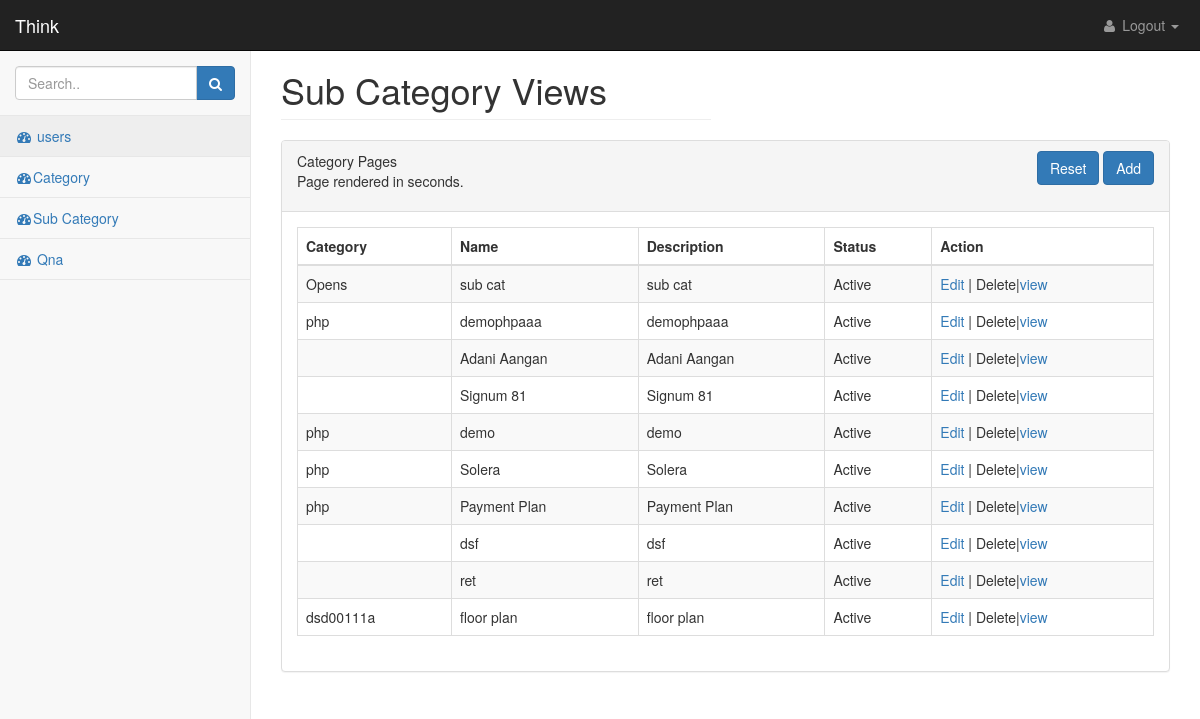
Screenshot of /backend/sub_category/index.php with the database file from the repository.
### tables this page shows
CREATE TABLE `sub_category` (
  `id` int(11) NOT NULL,
  `category_id` int(11) NOT NULL,
  `name` text,
  `slug` varchar(250) DEFAULT NULL,
  `descriptions` text NOT NULL,
  `images` varchar(250) DEFAULT NULL,
  `title` varchar(250) DEFAULT NULL,
  `content` text,
  `meta_title` varchar(1250) DEFAULT NULL,
  `meta_descriptions` varchar(1250) DEFAULT NULL,
  `meta_keyword` varchar(1250) DEFAULT NULL,
  `status` int(11) DEFAULT NULL,
  `created` int(11) DEFAULT NULL,
  `modified` int(11) DEFAULT NULL
);

### backend/sub_category/index.php (the view, shortened to what this page needs)
<!DOCTYPE html>
<?php
$local = $_SERVER['DOCUMENT_ROOT'];
if($_SERVER['HTTP_HOST'] == "localhost"){
    $path = HTTP_HOST.'/mysite/';
}else{
     include($local."/constant/constant.php");
     include($local."/connectiondb/connect.php");
     $path = HTTP_HOST.'/';
}
    $sql = "SELECT * FROM sub_category where status !=2 order by id desc limit 10";
    $result = mysqli_query($conn, $sql);
    $sub_categorys = mysqli_fetch_all($result,MYSQLI_ASSOC);
    $sql = "SELECT id,name FROM category where status !=2 order by id desc";
    $result = mysqli_query($conn, $sql);
    $categorys = mysqli_fetch_all($result,MYSQLI_ASSOC);
    $categoryName = array();
    foreach ($categorys as $key => $value) {
            $category_id = $value['id'];
            $category_name = $value['name'];
            $categoryName[$category_id] = $category_name;
    }
?>
<html lang="en">
    <head>
      <link href="<?php echo $path; ?>admin/css/bootstrap.min.css" rel="stylesheet">
        <link href="<?php echo $path; ?>admin/css/metisMenu.min.css" rel="stylesheet">
        <link href="<?php echo $path; ?>admin/css/startmin.css" rel="stylesheet">
        <link href="<?php echo $path; ?>admin/css/font-awesome.min.css" rel="stylesheet" type="text/css">
    </head>
    <body>
        <div id="wrapper">
            <nav class="navbar navbar-inverse navbar-fixed-top" role="navigation">
                <div class="navbar-header">
                    <a class="navbar-brand" href="">Think</a>
                </div>
                <ul class="nav navbar-right navbar-top-links">
                    <li class="dropdown">
                        <a class="dropdown-toggle" data-toggle="dropdown" >
                            <i class="fa fa-user fa-fw"></i> Logout <b class="caret"></b>
                        </a>
                    </li>
                </ul>
                <div class="navbar-default sidebar" role="navigation">
                    <div class="sidebar-nav navbar-collapse">
                        <ul class="nav" id="side-menu">
                            <li class="sidebar-search">
                                <div class="input-group custom-search-form">
                                    <input type="text" class="form-control" placeholder="Search..">
                                    <span class="input-group-btn">
                                        <button class="btn btn-primary" type="button">
                                            <i class="fa fa-search"></i>
                                        </button>
                                </span>
                                </div>
                            </li>
                             <li>
                                <a href="<?php echo $path; ?>backend/users/" class="active"><i class="fa fa-dashboard fa-fw"></i> users</a>
                            </li>
                             <li>
                                <a href="<?php echo $path; ?>backend/category/" class=""><i class="fa fa-dashboard fa-fw"></i>Category</a>
                            </li>
                             <li>
                                <a href="<?php echo $path; ?>backend/sub_category/" class=""><i class="fa fa-dashboard fa-fw"></i>Sub Category</a>
                            </li>
                           <li>
                                <a href="<?php echo $path; ?>backend/qna/" class=""><i class="fa fa-dashboard fa-fw"></i> Qna</a>
                            </li>
                        </ul>
                    </div>
                </div>
            </nav>
            <div id="page-wrapper">
                <div class="row">
                    <div class="col-lg-6">
                        <h1 class="page-header">Sub Category Views</h1>
                    </div>
                </div>
                <div class="row">
                    <div class="col-lg-12">
                        <div class="panel panel-default">
                            <div class="panel-heading">
                                <div class="row">
                                <div class="col-lg-6">
                                Category Pages
                                <p class="footer">Page rendered in <strong></strong> seconds. </p>
                                </div>
                                    <div class="col-lg-6" style="text-align: right;">
                        <a href=""><button type="button" class="btn btn-primary">Reset</button></a>
                      <a href="add.php"><button type="button" class="btn btn-primary">Add</button></a>
                    </div>
                                </div>
                            </div>
                            <div class="panel-body">
                                <div class="dataTable_wrapper">
                                    <table class="table table-striped table-bordered table-hover" id="">
                                        <thead>
                                            <tr><th>Category</th>
                                                <th>Name</th>
                                                <th>Description</th>
                                                <th>Status</th>
                                                <th>Action</th>
                                            </tr>
                                        </thead>
                                        <tbody>
                                            <?php
                                            if(isset($sub_categorys)){
                                             foreach($sub_categorys as $category){
                                                ?>
                                            <tr class="odd gradeX" id="category<?php echo $category['id'];?>">
                                                  <td><?php
                                                  $category_id = $category['category_id'];
                                                echo $categoryName[$category_id];
                                                  ?></td>
                                                <td><?= $category['name']; ?></td>
                                                <td><?php echo $category['name']; ?></td>
                                                <td><?php
                                                $status = ['1'=>'Active', '0'=>'Inactive'];
                                                 $statusc = $category['status'];
                                                echo $status[$statusc]; ?></td>
                                                <td><a  href="edit.php?id=<?php echo $category['id']; ?>">Edit</a> |
				<span data-toggle="tooltip" data-placement="top" title="delete" onClick="deleteCategory(<?php echo $category['id']; ?>)">Delete</span>|<a  href="view.php?id=<?php echo $category['id']; ?>">view</a>
           </td>
                                            </tr>
                                            <?php } }?>
                                        </tbody>
                                    </table>
                                </div>
                            </div>
                        </div>
                    </div>
                </div>
            </div>
        </div>
    </body>
</html>

### admin/css/startmin.css (style rules this page uses)
body { background-color: #f8f8f8; }
#wrapper { width: 100%; }
#page-wrapper { padding: 30px 15px 0 15px; min-height: 568px; background-color: #fff; }
@media (min-width:768px) { #page-wrapper { position: inherit; margin-left: 250px; padding: 30px 30px 0 30px; border-left: 1px solid #e7e7e7; } }
.navbar-header { float: left; }
.navbar-right { text-align: right; }
.navbar-top-links { margin: 0; }
.navbar-top-links li { display: inline-block; }
.navbar-top-links li:last-child { margin-right: 6px; }
.navbar-top-links li a { padding: 15px; min-height: 50px; }
.navbar-top-links>li>a { color: #999; }
.sidebar .sidebar-nav.navbar-collapse { padding-right: 0; padding-left: 0; }
.sidebar .sidebar-search { padding: 15px; }
.sidebar ul li { border-bottom: 1px solid #e7e7e7; }
.sidebar ul li a.active { background-color: #eee; }
@media (min-width:768px) { .sidebar { z-index: 1; position: absolute; width: 250px; margin-top: 51px; } }

### rows the page displays
sub_category: category "Opens", name "sub cat", status "Active"
sub_category: category "php", name "demophpaaa", status "Active"
sub_category: name "Adani Aangan", status "Active"
sub_category: name "Signum 81", status "Active"
sub_category: category "php", name "demo", status "Active"
sub_category: category "php", name "Solera", status "Active"
sub_category: category "php", name "Payment Plan", status "Active"
sub_category: name "dsf", status "Active"
sub_category: name "ret", status "Active"
sub_category: category "dsd00111a", name "floor plan", status "Active"
